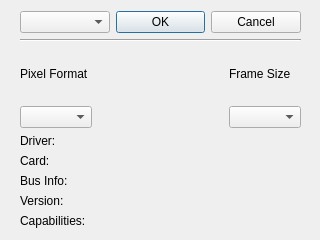
<?xml version="1.0" encoding="UTF-8"?>
<ui version="4.0">
 <class>UCameraAttr</class>
 <widget class="QDialog" name="UCameraAttr">
  <property name="geometry">
   <rect>
    <x>0</x>
    <y>0</y>
    <width>320</width>
    <height>240</height>
   </rect>
  </property>
  <property name="windowTitle">
   <string>Attribute</string>
  </property>
  <widget class="QWidget" name="">
   <property name="geometry">
    <rect>
     <x>20</x>
     <y>11</y>
     <width>281</width>
     <height>217</height>
    </rect>
   </property>
   <layout class="QVBoxLayout" name="verticalLayout_3">
    <item>
     <layout class="QHBoxLayout" name="horizontalLayout_2">
      <item>
       <widget class="QComboBox" name="cmbDevice"/>
      </item>
      <item>
       <widget class="QPushButton" name="btnOK">
        <property name="text">
         <string>OK</string>
        </property>
       </widget>
      </item>
      <item>
       <widget class="QPushButton" name="btnCancel">
        <property name="text">
         <string>Cancel</string>
        </property>
       </widget>
      </item>
     </layout>
    </item>
    <item>
     <widget class="Line" name="line">
      <property name="orientation">
       <enum>Qt::Horizontal</enum>
      </property>
     </widget>
    </item>
    <item>
     <layout class="QHBoxLayout" name="horizontalLayout">
      <item>
       <layout class="QVBoxLayout" name="verticalLayout">
        <item>
         <widget class="QLabel" name="label">
          <property name="text">
           <string>Pixel Format</string>
          </property>
          <property name="buddy">
           <cstring>cmbPixelFormat</cstring>
          </property>
         </widget>
        </item>
        <item>
         <widget class="QComboBox" name="cmbPixelFormat"/>
        </item>
       </layout>
      </item>
      <item>
       <spacer name="horizontalSpacer">
        <property name="orientation">
         <enum>Qt::Horizontal</enum>
        </property>
        <property name="sizeHint" stdset="0">
         <size>
          <width>40</width>
          <height>20</height>
         </size>
        </property>
       </spacer>
      </item>
      <item>
       <layout class="QVBoxLayout" name="verticalLayout_2">
        <item>
         <widget class="QLabel" name="label_2">
          <property name="text">
           <string>Frame Size</string>
          </property>
          <property name="buddy">
           <cstring>cmbFrmSize</cstring>
          </property>
         </widget>
        </item>
        <item>
         <widget class="QComboBox" name="cmbFrmSize">
          <property name="minimumSize">
           <size>
            <width>50</width>
            <height>20</height>
           </size>
          </property>
         </widget>
        </item>
       </layout>
      </item>
     </layout>
    </item>
    <item>
     <layout class="QGridLayout" name="gridLayout">
      <item row="0" column="1">
       <widget class="QLabel" name="labDriver">
        <property name="text">
         <string/>
        </property>
       </widget>
      </item>
      <item row="1" column="1">
       <widget class="QLabel" name="labCard">
        <property name="text">
         <string/>
        </property>
       </widget>
      </item>
      <item row="2" column="1">
       <widget class="QLabel" name="labBusInfo">
        <property name="text">
         <string/>
        </property>
       </widget>
      </item>
      <item row="2" column="0">
       <widget class="QLabel" name="label_5">
        <property name="text">
         <string>Bus Info:</string>
        </property>
       </widget>
      </item>
      <item row="4" column="1">
       <widget class="QLabel" name="labCap">
        <property name="text">
         <string/>
        </property>
       </widget>
      </item>
      <item row="3" column="1">
       <widget class="QLabel" name="labVersion">
        <property name="text">
         <string/>
        </property>
       </widget>
      </item>
      <item row="4" column="0">
       <widget class="QLabel" name="label_7">
        <property name="text">
         <string>Capabilities:</string>
        </property>
       </widget>
      </item>
      <item row="0" column="0">
       <widget class="QLabel" name="label_3">
        <property name="text">
         <string>Driver:</string>
        </property>
       </widget>
      </item>
      <item row="1" column="0">
       <widget class="QLabel" name="label_4">
        <property name="text">
         <string>Card:</string>
        </property>
       </widget>
      </item>
      <item row="3" column="0">
       <widget class="QLabel" name="label_6">
        <property name="text">
         <string>Version:</string>
        </property>
       </widget>
      </item>
     </layout>
    </item>
   </layout>
  </widget>
 </widget>
 <resources/>
 <connections/>
</ui>
